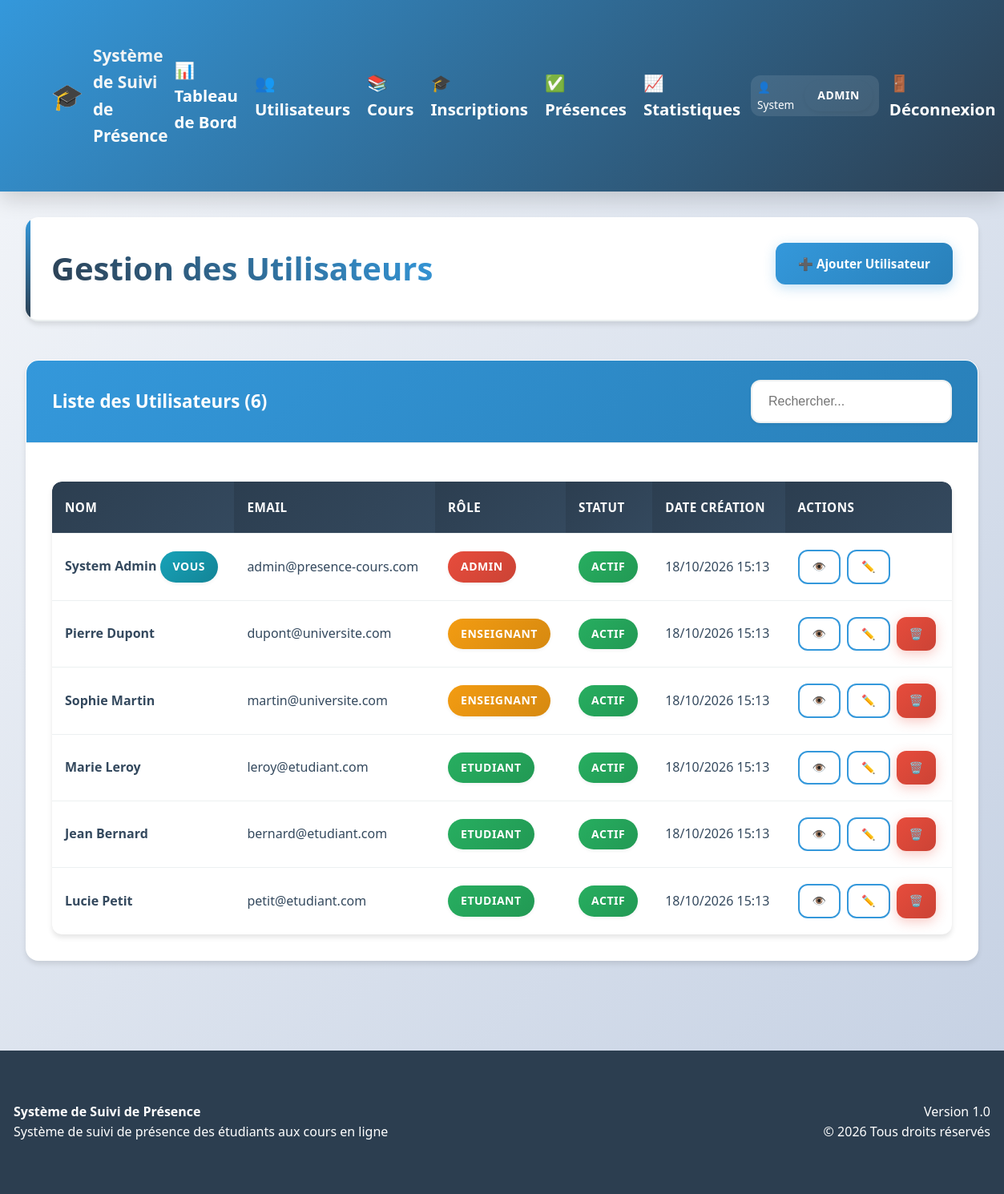
Page /admin/gestion_utilisateurs.php (signed in) on the committed database.
### tables this page shows
CREATE TABLE users (
    id INT PRIMARY KEY AUTO_INCREMENT,
    username VARCHAR(50) UNIQUE NOT NULL,
    email VARCHAR(100) UNIQUE NOT NULL,
    password VARCHAR(255) NOT NULL,
    role ENUM('admin', 'enseignant', 'etudiant') NOT NULL,
    nom VARCHAR(100) NOT NULL,
    prenom VARCHAR(100) NOT NULL,
    date_naissance DATE,
    telephone VARCHAR(20),
    created_at TIMESTAMP DEFAULT CURRENT_TIMESTAMP,
    updated_at TIMESTAMP DEFAULT CURRENT_TIMESTAMP ON UPDATE CURRENT_TIMESTAMP,
    is_active BOOLEAN DEFAULT TRUE
);

### includes/functions.php (called while the page is built, shortened)
<?php
function formatDate($date, $format = 'd/m/Y H:i') {
    $datetime = new DateTime($date);
    return $datetime->format($format);
}
?>

### admin/gestion_utilisateurs.php (the view, shortened to what this page needs)
<?php
require_once '../includes/config.php';
require_once '../includes/functions.php';
$action = $_GET['action'] ?? 'list';
try {
    global $pdo;
} catch (PDOException $e) {
    error_log("Erreur gestion utilisateurs: " . $e->getMessage());
    $error = "Une erreur est survenue lors de l'opération.";
}
$users = [];
if ($action === 'list') {
    $sql = "SELECT * FROM users ORDER BY created_at DESC";
    $stmt = $pdo->query($sql);
    $users = $stmt->fetchAll();
}
?>
<!DOCTYPE html>
<html lang="fr">
<head>
    <link rel="stylesheet" href="../assets/css/style.css">
    <link rel="stylesheet" href="../assets/css/dashboard.css">
</head>
<body>
    <?php include '../includes/header.php'; ?>
    <div class="container">
        <div class="page-header">
            <h1>
                <?php
                switch ($action) {
                    default: echo 'Gestion des Utilisateurs';
                }
                ?>
            </h1>
            <div class="header-actions">
                <?php if ($action === 'list'): ?>
                    <a href="?action=add" class="btn btn-primary">➕ Ajouter Utilisateur</a>
                <?php endif; ?>
            </div>
        </div>
        <?php if ($action === 'list'): ?>
            <div class="card">
                <div class="card-header">
                    <h3>Liste des Utilisateurs (<?php echo count($users); ?>)</h3>
                    <div class="filters">
                        <input type="text" id="searchUsers" placeholder="Rechercher..." class="form-control">
                    </div>
                </div>
                <div class="card-body">
                    <?php if (!empty($users)): ?>
                        <div class="table-responsive">
                            <table class="table" id="usersTable">
                                <thead>
                                    <tr>
                                        <th>Nom</th>
                                        <th>Email</th>
                                        <th>Rôle</th>
                                        <th>Statut</th>
                                        <th>Date Création</th>
                                        <th>Actions</th>
                                    </tr>
                                </thead>
                                <tbody>
                                    <?php foreach ($users as $u): ?>
                                        <tr>
                                            <td>
                                                <strong><?php echo $u['prenom'] . ' ' . $u['nom']; ?></strong>
                                                <?php if ($u['id'] == $_SESSION['user_id']): ?>
                                                    <span class="badge badge-info">Vous</span>
                                                <?php endif; ?>
                                            </td>
                                            <td><?php echo $u['email']; ?></td>
                                            <td>
                                                <span class="badge badge-<?php
                                                    echo $u['role'] === 'admin' ? 'danger' :
                                                         ($u['role'] === 'enseignant' ? 'warning' : 'success');
                                                ?>">
                                                    <?php echo ucfirst($u['role']); ?>
                                                </span>
                                            </td>
                                            <td>
                                                <span class="badge badge-<?php echo $u['is_active'] ? 'success' : 'danger'; ?>">
                                                    <?php echo $u['is_active'] ? 'Actif' : 'Inactif'; ?>
                                                </span>
                                            </td>
                                            <td><?php echo formatDate($u['created_at']); ?></td>
                                            <td>
                                                <div class="btn-group">
                                                    <a href="?action=view&id=<?php echo $u['id']; ?>" class="btn btn-sm btn-outline" title="Voir">
                                                        👁️
                                                    </a>
                                                    <a href="?action=edit&id=<?php echo $u['id']; ?>" class="btn btn-sm btn-outline" title="Modifier">
                                                        ✏️
                                                    </a>
                                                    <?php if ($u['id'] != $_SESSION['user_id']): ?>
                                                        <a href="?action=delete&id=<?php echo $u['id']; ?>"
                                                           class="btn btn-sm btn-danger"
                                                           title="Supprimer"
                                                           onclick="return confirm('Êtes-vous sûr de vouloir supprimer cet utilisateur ?')">
                                                            🗑️
                                                        </a>
                                                    <?php endif; ?>
                                                </div>
                                            </td>
                                        </tr>
                                    <?php endforeach; ?>
                                </tbody>
                            </table>
                        </div>
                    <?php else: ?>
                        <p class="text-center">Aucun utilisateur trouvé.</p>
                    <?php endif; ?>
                </div>
            </div>
        <?php endif; ?>
    </div>
    <?php include '../includes/footer.php'; ?>
</body>
</html>

### assets/css/style.css (style rules this page uses)
* { margin: 0; padding: 0; box-sizing: border-box; }
:root { --primary-color: #3498db; --secondary-color: #2c3e50; --success-color: #27ae60; --warning-color: #f39c12; --danger-color: #e74c3c; --info-color: #17a2b8; --light-color: #ecf0f1; --dark-color: #34495e; --white: #ffffff; --gray-light: #f8f9fa; --gray: #6c757d; --border-radius: 8px; --box-shadow: 0 2px 10px rgba(0,0,0,0.1); --transition: all 0.3s ease; }
body { font-family: 'Segoe UI', Tahoma, Geneva, Verdana, sans-serif; line-height: 1.6; color: var(--dark-color); background-color: var(--gray-light); }
.container { max-width: 1200px; margin: 0 auto; padding: 0 20px; }
.card { background: var(--white); border-radius: var(--border-radius); box-shadow: var(--box-shadow); padding: 1.5rem; margin-bottom: 1.5rem; transition: var(--transition); }
.card-header { border-bottom: 1px solid var(--light-color); padding-bottom: 1rem; margin-bottom: 1rem; }
.btn { display: inline-block; padding: 0.75rem 1.5rem; border: none; border-radius: var(--border-radius); text-decoration: none; text-align: center; cursor: pointer; transition: var(--transition); font-weight: 500; }
.btn-primary { background-color: var(--primary-color); color: var(--white); }
.btn-danger { background-color: var(--danger-color); color: var(--white); }
.btn-outline { background-color: transparent; border: 2px solid var(--primary-color); color: var(--primary-color); }
.form-control { width: 100%; padding: 0.75rem; border: 1px solid #ddd; border-radius: var(--border-radius); font-size: 1rem; transition: var(--transition); }
.table { width: 100%; border-collapse: collapse; background-color: var(--white); border-radius: var(--border-radius); overflow: hidden; box-shadow: var(--box-shadow); }
.table th, .table td { padding: 1rem; text-align: left; border-bottom: 1px solid var(--light-color); }
.table th { background-color: var(--secondary-color); color: var(--white); font-weight: 600; }
.badge { display: inline-block; padding: 0.25rem 0.75rem; border-radius: 50px; font-size: 0.875rem; font-weight: 500; }
.badge-success { background-color: var(--success-color); color: var(--white); }
.badge-danger { background-color: var(--danger-color); color: var(--white); }
.badge-warning { background-color: var(--warning-color); color: var(--white); }
.badge-info { background-color: var(--info-color); color: var(--white); }

### rows in the picture
users: prenom "System", nom "Admin", shows "VOUS", email "admin@presence-cours.com", role "ADMIN", is_active "ACTIF", created_at "18/10/2026 15:13"
users: prenom "Pierre", nom "Dupont", email "dupont@universite.com", role "ENSEIGNANT", is_active "ACTIF", created_at "18/10/2026 15:13"
users: prenom "Sophie", nom "Martin", email "martin@universite.com", role "ENSEIGNANT", is_active "ACTIF", created_at "18/10/2026 15:13"
users: prenom "Marie", nom "Leroy", email "leroy@etudiant.com", role "ETUDIANT", is_active "ACTIF", created_at "18/10/2026 15:13"
users: prenom "Jean", nom "Bernard", email "bernard@etudiant.com", role "ETUDIANT", is_active "ACTIF", created_at "18/10/2026 15:13"
users: prenom "Lucie", nom "Petit", email "petit@etudiant.com", role "ETUDIANT", is_active "ACTIF", created_at "18/10/2026 15:13"

### other values in the picture
APP_NAME "Système de Suivi de Présence"
$_SESSION['user_prenom'] "System"
$userRole "ADMIN"
count($users) "6"
APP_VERSION "1.0"
